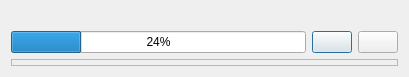
<ui version="4.0" >
 <class>GDebiKDEInstallDialog</class>
 <widget class="QDialog" name="GDebiKDEInstallDialog" >
  <property name="geometry" >
   <rect>
    <x>0</x>
    <y>0</y>
    <width>409</width>
    <height>77</height>
   </rect>
  </property>
  <property name="sizePolicy" >
   <sizepolicy vsizetype="Preferred" hsizetype="Preferred" >
    <horstretch>0</horstretch>
    <verstretch>0</verstretch>
   </sizepolicy>
  </property>
  <property name="windowTitle" >
   <string>Installing</string>
  </property>
  <layout class="QVBoxLayout" >
   <item>
    <layout class="QVBoxLayout" >
     <item>
      <widget class="QLabel" name="installingLabel" >
       <property name="sizePolicy" >
        <sizepolicy vsizetype="Maximum" hsizetype="Minimum" >
         <horstretch>0</horstretch>
         <verstretch>0</verstretch>
        </sizepolicy>
       </property>
       <property name="text" >
        <string/>
       </property>
       <property name="wordWrap" >
        <bool>false</bool>
       </property>
      </widget>
     </item>
     <item>
      <layout class="QHBoxLayout" >
       <item>
        <spacer name="horizontalSpacer" >
         <property name="orientation" >
          <enum>Qt::Horizontal</enum>
         </property>
         <property name="sizeHint" stdset="0" >
          <size>
           <width>0</width>
           <height>20</height>
          </size>
         </property>
        </spacer>
       </item>
       <item>
        <widget class="QProgressBar" name="installationProgress" >
         <property name="sizePolicy" >
          <sizepolicy vsizetype="Fixed" hsizetype="Expanding" >
           <horstretch>1</horstretch>
           <verstretch>0</verstretch>
          </sizepolicy>
         </property>
         <property name="value" >
          <number>24</number>
         </property>
        </widget>
       </item>
       <item>
        <widget class="QPushButton" name="showDetailsButton" >
         <property name="text" >
          <string/>
         </property>
         <property name="shortcut" >
          <string/>
         </property>
        </widget>
       </item>
       <item>
        <widget class="QPushButton" name="closeButton" >
         <property name="text" >
          <string/>
         </property>
         <property name="shortcut" >
          <string/>
         </property>
        </widget>
       </item>
      </layout>
     </item>
    </layout>
   </item>
   <item>
    <widget class="QFrame" name="konsoleFrame" >
     <property name="frameShape" >
      <enum>QFrame::StyledPanel</enum>
     </property>
     <property name="frameShadow" >
      <enum>QFrame::Raised</enum>
     </property>
    </widget>
   </item>
  </layout>
 </widget>
 <layoutdefault spacing="6" margin="11" />
 <pixmapfunction>qPixmapFromMimeSource</pixmapfunction>
 <resources/>
 <connections>
  <connection>
   <sender>showDetailsButton</sender>
   <signal>clicked()</signal>
   <receiver>GDebiKDEInstallDialog</receiver>
   <slot>showTerminal()</slot>
   <hints>
    <hint type="sourcelabel" >
     <x>20</x>
     <y>20</y>
    </hint>
    <hint type="destinationlabel" >
     <x>20</x>
     <y>20</y>
    </hint>
   </hints>
  </connection>
  <connection>
   <sender>closeButton</sender>
   <signal>clicked()</signal>
   <receiver>GDebiKDEInstallDialog</receiver>
   <slot>closeButtonClicked()</slot>
   <hints>
    <hint type="sourcelabel" >
     <x>20</x>
     <y>20</y>
    </hint>
    <hint type="destinationlabel" >
     <x>20</x>
     <y>20</y>
    </hint>
   </hints>
  </connection>
 </connections>
</ui>
